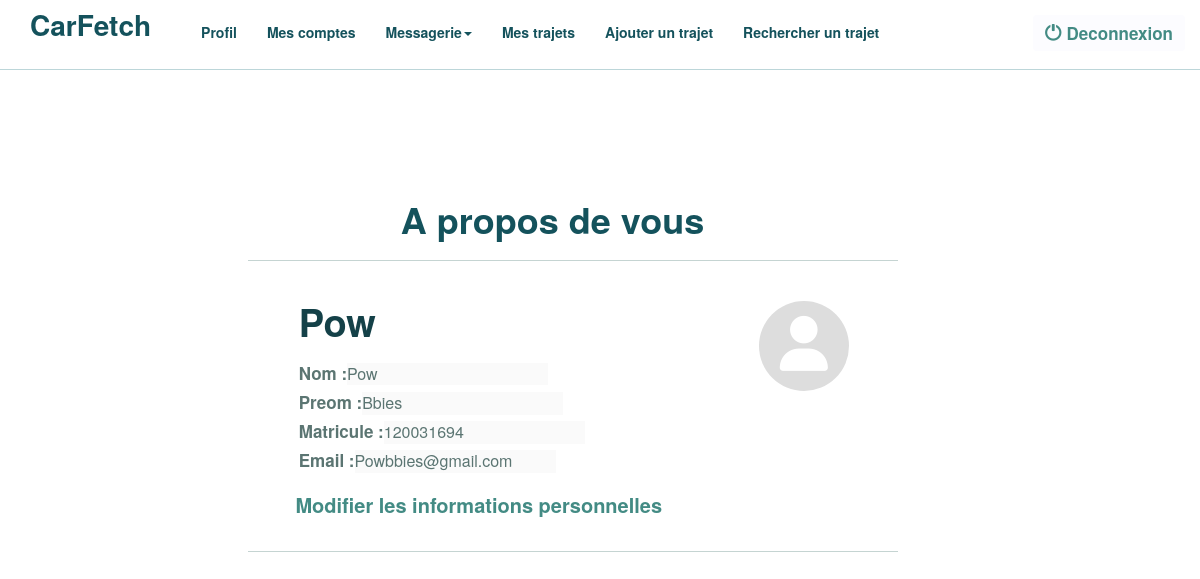
/membre/profil.php (signed in), run on the app's committed database.
### tables this page shows
CREATE TABLE `user` (
  `id` int(11) NOT NULL,
  `password` varchar(100) NOT NULL,
  `login` varchar(45) NOT NULL,
  `nom` varchar(45) NOT NULL,
  `prenom` varchar(45) NOT NULL,
  `email` varchar(45) NOT NULL,
  `num_tel` varchar(10) NOT NULL,
  `matricule` varchar(10) NOT NULL,
  `compte` int(11) DEFAULT NULL
);

### membre/profil.php (the view, shortened to what this page needs)
<?php
$bdd = getBdd();
if (!isset($_GET["login"])) {
	$username=$_SESSION["login"];
}
else {
    $username=$_GET["login"];
}
$resultat=$bdd->query("SELECT * from user WHERE login ='".$username."'");
$donnee = $resultat->fetch();
?>
  <div class="profile_page">
    <h1>A propos de vous</h1><hr>
    <div class="name_pic_card">
      <h3><?php echo ucfirst(strtolower($donnee["login"])); ?></h3>
      <div class="userInfo">
        <form  method="post"action="update_profile.php">
            <label for="nom">Nom : </label><input type="text" name ="nom"id="nom" value=<?php echo ucfirst(strtolower($donnee["nom"])); ?>  onchange=verifnom() disabled> <br>
            <label for="prenom">Preom : </label><input type="text" name ="prenom" id="prenom" value=<?php echo ucfirst(strtolower($donnee["prenom"])); ?> onchange=verifprenom() disabled> <br>
            <label for="matricule">Matricule : </label><input type="text" name ="matricule" id="matricule" value=<?php echo ucfirst(strtolower($donnee["matricule"])); ?> onchange=verifmatriculeetudiant() disabled> <br>
            <label for="email">Email : </label><input type="text" name ="email" id="email" value=<?php echo ucfirst(strtolower($donnee["email"])); ?> onchange=veriemail()  disabled> <br>
          </form>
      </div>
      <div class='profilePic'>
        <i class="fa-solid fa-user"></i>
      </div>
    <div class="profileButtons">
      <input type="button" class="enable" value="Modifier les informations personnelles" onclick="enableEdit()">
    </div>
  </div>
  <hr>

### templates/css/style2.css (style rules this page uses)
* { padding: 0; margin: 0; }
.col-md-11 h1 { color: #333; font-size: 36px; margin-top: 100px; margin-bottom: 20px; }
.profile_page { justify-content: center; align-content: center; text-align: center; margin-top: 100px; height: 220px; }
.profile_page h1 { font-weight: 600; font-size: 50; color: #14525c; text-align: center; }
.enable { height: 50px; width: 400px; color: #438b84; font-size: 20px; font-weight: 600; margin-top: 200px; background-color: white; border: 0; border-radius: 10px; margin-left: -20px; }
.name_pic_card { display: block; width: 300px; margin-left: 25%; }
.profile_page hr { border-top: 1px #507c7754 solid; width: 650px; margin-left: 20%; }
.name_pic_card h3 { font-size: 38px; font-weight: 600; color: #144148; position: absolute; }
.userInfo { color: #5b7572; text-align: left; margin-top: 80px; position: absolute; }
.userInfo input { border: 0 solid; font-size: 16px; }
.userInfo label { border: 0 solid; font-size: 17px; }
.name_pic_card i { font-size: 55px; margin-top: 15px; color: #ffffff; }
.profilePic { background-color: #dddddd; width: 90px; height: 90px; border-radius: 100%; margin-top: 20px; margin-left: 460px; position: absolute; }

### data on the page
user: login "Pow", nom "Pow", prenom "Bbies", matricule "120031694", email "Powbbies@gmail.com"
